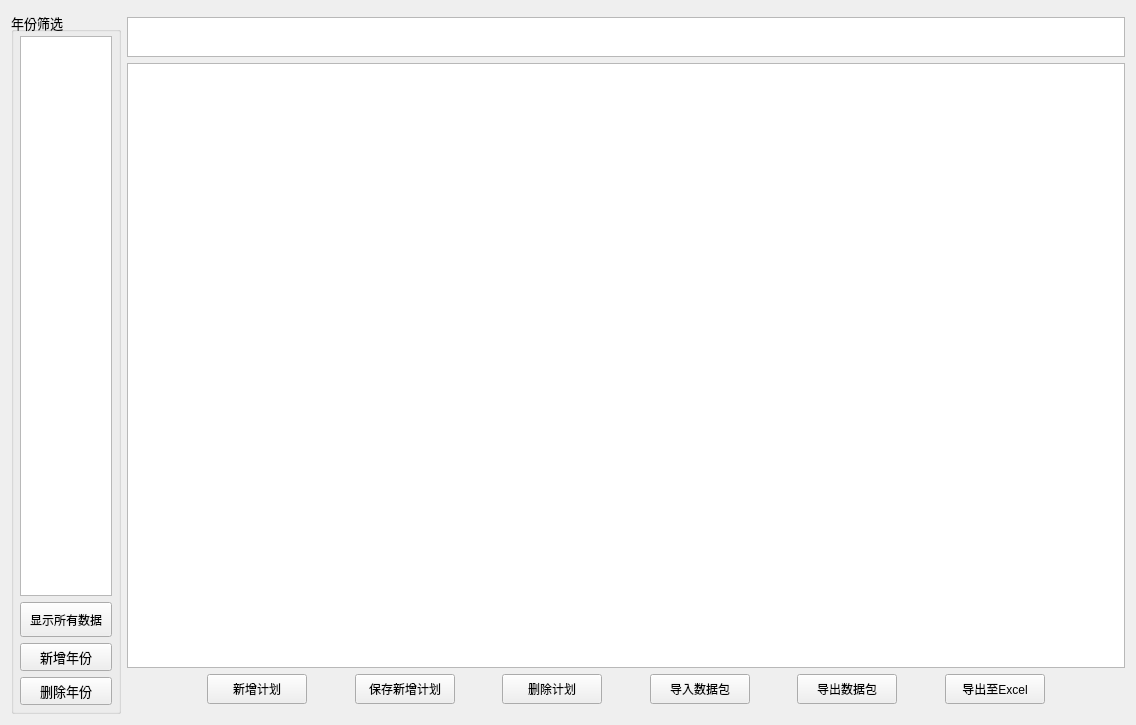
<?xml version="1.0" encoding="UTF-8"?>
<ui version="4.0">
 <class>Form</class>
 <widget class="QWidget" name="Form">
  <property name="geometry">
   <rect>
    <x>0</x>
    <y>0</y>
    <width>1136</width>
    <height>725</height>
   </rect>
  </property>
  <property name="windowTitle">
   <string>Form</string>
  </property>
  <layout class="QHBoxLayout" name="horizontalLayout_6">
   <item>
    <widget class="QGroupBox" name="groupBox">
     <property name="maximumSize">
      <size>
       <width>110</width>
       <height>16777215</height>
      </size>
     </property>
     <property name="font">
      <font>
       <pointsize>10</pointsize>
      </font>
     </property>
     <property name="title">
      <string>年份筛选</string>
     </property>
     <property name="alignment">
      <set>Qt::AlignLeading|Qt::AlignLeft|Qt::AlignVCenter</set>
     </property>
     <layout class="QVBoxLayout" name="verticalLayout">
      <property name="spacing">
       <number>6</number>
      </property>
      <property name="leftMargin">
       <number>6</number>
      </property>
      <property name="topMargin">
       <number>4</number>
      </property>
      <property name="rightMargin">
       <number>6</number>
      </property>
      <property name="bottomMargin">
       <number>6</number>
      </property>
      <item>
       <widget class="QListWidget" name="lw_yearChoose">
        <property name="sizePolicy">
         <sizepolicy hsizetype="Fixed" vsizetype="Expanding">
          <horstretch>0</horstretch>
          <verstretch>0</verstretch>
         </sizepolicy>
        </property>
        <property name="maximumSize">
         <size>
          <width>120</width>
          <height>16777215</height>
         </size>
        </property>
        <property name="font">
         <font>
          <pointsize>10</pointsize>
         </font>
        </property>
       </widget>
      </item>
      <item>
       <widget class="QPushButton" name="showAllYearData">
        <property name="minimumSize">
         <size>
          <width>80</width>
          <height>35</height>
         </size>
        </property>
        <property name="font">
         <font>
          <pointsize>9</pointsize>
         </font>
        </property>
        <property name="text">
         <string>显示所有数据</string>
        </property>
       </widget>
      </item>
      <item>
       <widget class="QPushButton" name="tb_add">
        <property name="text">
         <string>新增年份</string>
        </property>
       </widget>
      </item>
      <item>
       <widget class="QPushButton" name="tb_del">
        <property name="text">
         <string>删除年份</string>
        </property>
       </widget>
      </item>
     </layout>
    </widget>
   </item>
   <item>
    <layout class="QVBoxLayout" name="verticalLayout_4">
     <property name="spacing">
      <number>6</number>
     </property>
     <property name="topMargin">
      <number>6</number>
     </property>
     <property name="bottomMargin">
      <number>10</number>
     </property>
     <item>
      <widget class="QTextBrowser" name="txt_serviceSupportYear">
       <property name="sizePolicy">
        <sizepolicy hsizetype="Ignored" vsizetype="Fixed">
         <horstretch>0</horstretch>
         <verstretch>0</verstretch>
        </sizepolicy>
       </property>
       <property name="minimumSize">
        <size>
         <width>0</width>
         <height>30</height>
        </size>
       </property>
       <property name="maximumSize">
        <size>
         <width>16777215</width>
         <height>40</height>
        </size>
       </property>
       <property name="font">
        <font>
         <pointsize>10</pointsize>
        </font>
       </property>
       <property name="layoutDirection">
        <enum>Qt::LeftToRight</enum>
       </property>
       <property name="verticalScrollBarPolicy">
        <enum>Qt::ScrollBarAlwaysOff</enum>
       </property>
       <property name="horizontalScrollBarPolicy">
        <enum>Qt::ScrollBarAlwaysOff</enum>
       </property>
       <property name="html">
        <string>&lt;!DOCTYPE HTML PUBLIC &quot;-//W3C//DTD HTML 4.0//EN&quot; &quot;http://www.w3.org/TR/REC-html40/strict.dtd&quot;&gt;
&lt;html&gt;&lt;head&gt;&lt;meta name=&quot;qrichtext&quot; content=&quot;1&quot; /&gt;&lt;style type=&quot;text/css&quot;&gt;
p, li { white-space: pre-wrap; }
&lt;/style&gt;&lt;/head&gt;&lt;body style=&quot; font-family:'SimSun'; font-size:10pt; font-weight:400; font-style:normal;&quot;&gt;
&lt;p align=&quot;center&quot; style=&quot;-qt-paragraph-type:empty; margin-top:0px; margin-bottom:0px; margin-left:0px; margin-right:0px; -qt-block-indent:0; text-indent:0px; font-size:9pt;&quot;&gt;&lt;br /&gt;&lt;/p&gt;&lt;/body&gt;&lt;/html&gt;</string>
       </property>
      </widget>
     </item>
     <item>
      <layout class="QHBoxLayout" name="horizontalLayout_5">
       <property name="spacing">
        <number>0</number>
       </property>
       <item>
        <widget class="QTableWidget" name="serviceSupportResult">
         <property name="font">
          <font>
           <pointsize>10</pointsize>
          </font>
         </property>
        </widget>
       </item>
      </layout>
     </item>
     <item>
      <layout class="QHBoxLayout" name="horizontalLayout_8">
       <property name="leftMargin">
        <number>80</number>
       </property>
       <property name="rightMargin">
        <number>80</number>
       </property>
       <item>
        <widget class="QPushButton" name="add_data">
         <property name="sizePolicy">
          <sizepolicy hsizetype="Minimum" vsizetype="Fixed">
           <horstretch>0</horstretch>
           <verstretch>0</verstretch>
          </sizepolicy>
         </property>
         <property name="minimumSize">
          <size>
           <width>100</width>
           <height>30</height>
          </size>
         </property>
         <property name="font">
          <font>
           <pointsize>9</pointsize>
          </font>
         </property>
         <property name="text">
          <string>新增计划</string>
         </property>
        </widget>
       </item>
       <item>
        <spacer name="horizontalSpacer_5">
         <property name="orientation">
          <enum>Qt::Horizontal</enum>
         </property>
         <property name="sizeHint" stdset="0">
          <size>
           <width>40</width>
           <height>20</height>
          </size>
         </property>
        </spacer>
       </item>
       <item>
        <widget class="QPushButton" name="save_data">
         <property name="minimumSize">
          <size>
           <width>100</width>
           <height>30</height>
          </size>
         </property>
         <property name="font">
          <font>
           <pointsize>9</pointsize>
          </font>
         </property>
         <property name="text">
          <string>保存新增计划</string>
         </property>
        </widget>
       </item>
       <item>
        <spacer name="horizontalSpacer">
         <property name="orientation">
          <enum>Qt::Horizontal</enum>
         </property>
         <property name="sizeHint" stdset="0">
          <size>
           <width>40</width>
           <height>20</height>
          </size>
         </property>
        </spacer>
       </item>
       <item>
        <widget class="QPushButton" name="delete_data">
         <property name="minimumSize">
          <size>
           <width>100</width>
           <height>30</height>
          </size>
         </property>
         <property name="font">
          <font>
           <pointsize>9</pointsize>
          </font>
         </property>
         <property name="text">
          <string>删除计划</string>
         </property>
        </widget>
       </item>
       <item>
        <spacer name="horizontalSpacer_2">
         <property name="orientation">
          <enum>Qt::Horizontal</enum>
         </property>
         <property name="sizeHint" stdset="0">
          <size>
           <width>40</width>
           <height>20</height>
          </size>
         </property>
        </spacer>
       </item>
       <item>
        <widget class="QPushButton" name="pb_input">
         <property name="minimumSize">
          <size>
           <width>100</width>
           <height>30</height>
          </size>
         </property>
         <property name="font">
          <font>
           <pointsize>9</pointsize>
          </font>
         </property>
         <property name="text">
          <string>导入数据包</string>
         </property>
        </widget>
       </item>
       <item>
        <spacer name="horizontalSpacer_3">
         <property name="orientation">
          <enum>Qt::Horizontal</enum>
         </property>
         <property name="sizeHint" stdset="0">
          <size>
           <width>40</width>
           <height>20</height>
          </size>
         </property>
        </spacer>
       </item>
       <item>
        <widget class="QPushButton" name="pb_output">
         <property name="minimumSize">
          <size>
           <width>100</width>
           <height>30</height>
          </size>
         </property>
         <property name="font">
          <font>
           <pointsize>9</pointsize>
          </font>
         </property>
         <property name="text">
          <string>导出数据包</string>
         </property>
        </widget>
       </item>
       <item>
        <spacer name="horizontalSpacer_4">
         <property name="orientation">
          <enum>Qt::Horizontal</enum>
         </property>
         <property name="sizeHint" stdset="0">
          <size>
           <width>40</width>
           <height>20</height>
          </size>
         </property>
        </spacer>
       </item>
       <item>
        <widget class="QPushButton" name="pb_outputToExcel">
         <property name="minimumSize">
          <size>
           <width>100</width>
           <height>30</height>
          </size>
         </property>
         <property name="font">
          <font>
           <pointsize>9</pointsize>
          </font>
         </property>
         <property name="text">
          <string>导出至Excel</string>
         </property>
        </widget>
       </item>
      </layout>
     </item>
    </layout>
   </item>
  </layout>
 </widget>
 <resources/>
 <connections/>
</ui>
